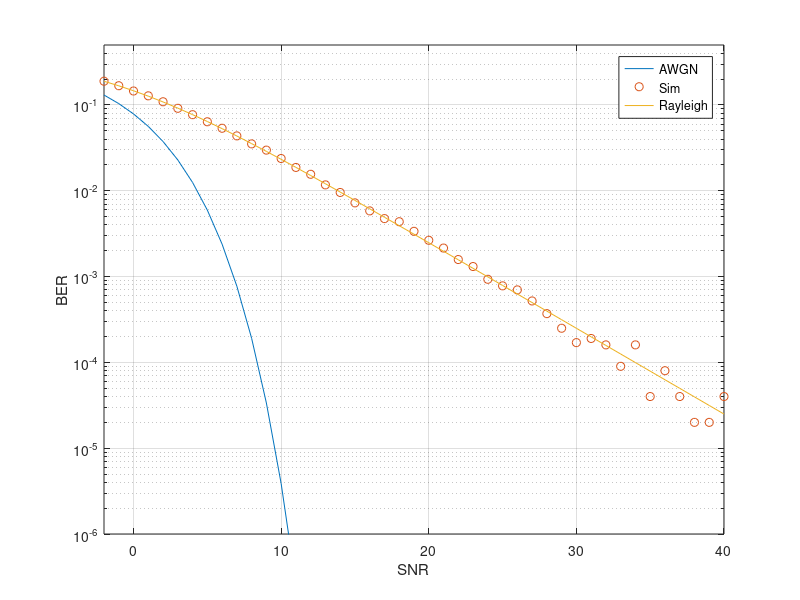

This chart was generated by the following MATLAB code:
clear;close all; clc; N=1e5; E=-2:40; e=zeros(1,43); L=10.^(E/10); % Setup params
s=2*randi([0 1],1,N)-1; % Gen BPSK
for i=1:43
    h=(randn(1,N)+1j*randn(1,N))/sqrt(2); n=(randn(1,N)+1j*randn(1,N))/sqrt(2); % Chan
    e(i)=sum((real((h.*s + n/sqrt(L(i)))./h)>0) ~= (s>0)); % Transmit, Eq & Decode
end
semilogy(E, 0.5*erfc(sqrt(L)), E, e/N, 'o', E, 0.5*(1-sqrt(L./(L+1)))); % Plot BER
axis([-2 40 1e-6 0.5]); grid on; xlabel('SNR'); ylabel('BER'); legend('AWGN','Sim','Rayleigh');
